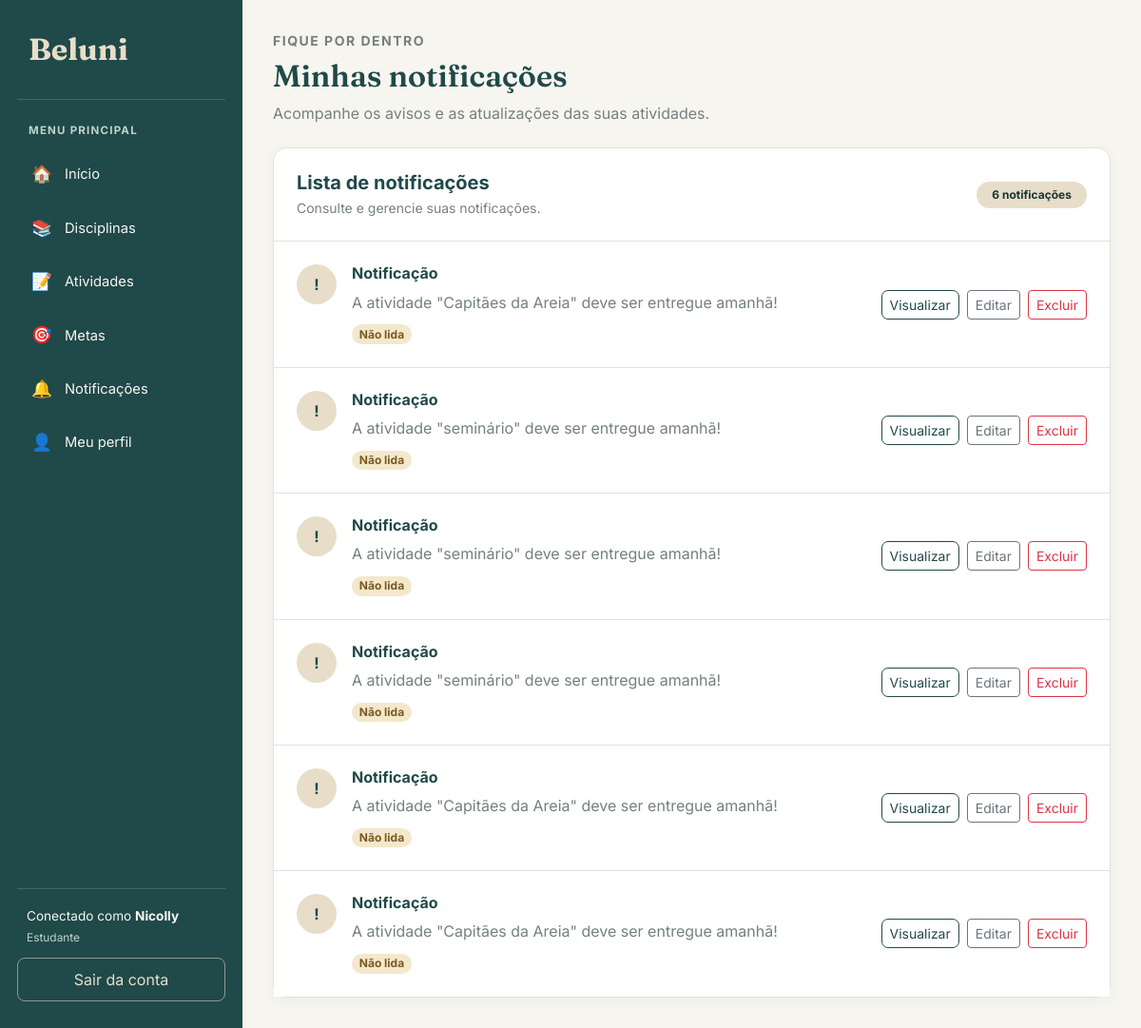
/notificacao/ (signed in), run on the app's committed database.
### notificacao/models.py (models this page shows, shortened)
class Notificacao(models.Model):
    mensagem = models.CharField(max_length=255)
    estudante = models.ForeignKey(
        Estudante,
        on_delete=models.CASCADE,
        related_name="notificacoes"
    )
    atividade = models.ForeignKey(
        Atividade,
        on_delete=models.CASCADE,
        related_name="notificacoes",
        null=True,
        blank=True
    )
    lida = models.BooleanField(default=False)

### notificacao/views.py (the view)
@login_required
@permission_required('notificacao.view_notificacao')
def listar_notificacoes(request):
    gerar_notificacoes_pendentes(request)
    notificacoes = Notificacao.objects.all()
    return render(
        request,
        'notificacao/listar.html',
        {'notificacoes': notificacoes}
    )

### notificacao/views.py (called while the page is built, shortened)
def gerar_notificacoes_pendentes(request):
    hoje = timezone.localdate()
    data_entrega = hoje + timedelta(days=1)
    atividades = Atividade.objects.filter(
        data=data_entrega,
        status__iexact='Pendente'
    )
    estudantes = Estudante.objects.all()

### notificacao/templates/notificacao/listar.html (shortened to what this page needs)
{% extends 'base.html' %}
{% block conteudo %}
<div class="d-flex flex-wrap justify-content-between align-items-center gap-3 mb-4">
    <div>
        <p class="text-uppercase small fw-bold mb-2"
           style="color: #758080; letter-spacing: 1.5px;">
            FIQUE POR DENTRO
        </p>
        <h1 class="titulo-pagina mb-2">Minhas notificações</h1>
        <p class="text-secondary mb-0">
            Acompanhe os avisos e as atualizações das suas atividades.
        </p>
    </div>
</div>
<div class="card">
    <div class="card-body p-0">
        <div class="d-flex flex-wrap justify-content-between align-items-center gap-2 p-4"
             style="border-bottom: 1px solid #E5E2D9;">
            <div>
                <h5 class="mb-1 fw-bold" style="color: #20494A;">
                    Lista de notificações
                </h5>
                <p class="text-secondary small mb-0">
                    Consulte e gerencie suas notificações.
                </p>
            </div>
            <span class="badge rounded-pill px-3 py-2"
                  style="background-color: #E8DDC8; color: #173839;">
                {{ notificacoes|length }}
                {% if notificacoes|length == 1 %}
                    notificação
                {% else %}
                    notificações
                {% endif %}
            </span>
        </div>
        {% if notificacoes %}
            <div class="list-group list-group-flush">
                {% for notificacao in notificacoes %}
                    <div class="list-group-item p-4">
                        <div class="d-flex flex-column flex-lg-row justify-content-between align-items-lg-center gap-3">
                            <div class="d-flex align-items-start gap-3 flex-grow-1">
                                <div class="rounded-circle d-flex align-items-center justify-content-center flex-shrink-0"
                                     style="width: 42px; height: 42px; background-color: #E8DDC8; color: #20494A;">
                                    <span class="fw-bold">
                                        {% if not notificacao.lida %}
                                            !
                                        {% else %}
                                            ✓
                                        {% endif %}
                                    </span>
                                </div>
                                <div class="flex-grow-1">
                                    <h6 class="fw-bold mb-2"
                                        style="color: #20494A;">
                                        {{ notificacao.titulo|default:"Notificação" }}
                                    </h6>
                                    <p class="text-secondary mb-2">
                                        {{ notificacao.mensagem|default:notificacao }}
                                    </p>
                                    {% if not notificacao.lida %}
                                        <span class="badge rounded-pill"
                                              style="background-color: #F4E8CC; color: #795A20;">
                                            Não lida
                                        </span>
                                    {% else %}
                                        <span class="badge rounded-pill"
                                              style="background-color: #DDECE5; color: #285B46;">
                                            Lida
                                        </span>
                                    {% endif %}
                                </div>
                            </div>
                            <div class="d-flex flex-wrap gap-2">
                                <a href="{% url 'notificacao:visualizar_notificacao' notificacao.pk %}"
                                   class="btn btn-sm btn-outline-primary">
                                    Visualizar
                                </a>
                                <a href="{% url 'notificacao:editar_notificacao' notificacao.pk %}"
                                   class="btn btn-sm btn-outline-secondary">
                                    Editar
                                </a>
                                <a href="{% url 'notificacao:excluir_notificacao' notificacao.pk %}"
                                   class="btn btn-sm btn-outline-danger">
                                    Excluir
                                </a>
                            </div>
                        </div>
                    </div>
                {% endfor %}
            </div>
        {% endif %}
    </div>
</div>
{% endblock %}

### templates/base.html (shortened to what this page needs)
{% load static %}
<!DOCTYPE html>
<html lang="pt-br">
<head>
    <link
        href="https://cdn.jsdelivr.net/npm/bootstrap@5.3.3/dist/css/bootstrap.min.css"
        rel="stylesheet"
    >
</head>
<body>
    <aside class="sidebar" id="sidebar">
        <a class="sidebar-brand" href="{% url 'inicio' %}">
            Beluni
        </a>
        <div class="sidebar-label">Menu principal</div>
        <ul class="sidebar-nav">
            <li>
                <a class="menu-link" href="{% url 'inicio' %}">
                    <span class="menu-icone">🏠</span>
                    Início
                </a>
            </li>
            <li>
                <a class="menu-link" href="{% url 'listar_disciplinas' %}">
                    <span class="menu-icone">📚</span>
                    Disciplinas
                </a>
            </li>
            <li>
                <a class="menu-link" href="{% url 'listar_atividades' %}">
                    <span class="menu-icone">📝</span>
                    Atividades
                </a>
            </li>
            <li>
                <a class="menu-link" href="{% url 'listar_metas' %}">
                    <span class="menu-icone">🎯</span>
                    Metas
                </a>
            </li>
            <li>
                <a class="menu-link" href="{% url 'notificacao:listar_notificacoes' %}">
                    <span class="menu-icone">🔔</span>
                    Notificações
                </a>
            </li>
            <li>
                <a class="menu-link" href="{% url 'meu_perfil' %}">
                    <span class="menu-icone">👤</span>
                    Meu perfil
                </a>
            </li>
        </ul>
        <div class="sidebar-rodape">
            {% if request.user.is_authenticated %}
            <div class="usuario-info">
                Conectado como
                <strong>{{ request.user.first_name|default:request.user.username }}</strong>
                {% if request.user.is_superuser %}
                    <small>Administrador</small>
                {% elif perms.estudante.view_estudante %}
                    <small>Administrador</small>
                {% else %}
                    <small>Estudante</small>
                {% endif %}
            </div>
            <a class="btn-sair" href="{% url 'logout_estudante' %}">
                Sair da conta
            </a>
            {% endif %}
        </div>
    </aside>
    <main class="main-content">
        <div class="conteudo">
            {% block conteudo %}
            {% endblock %}
        </div>
    </main>
</body>
</html>

### templates/base.html (style rules this page uses)
:root { --beluni-petroleo: #20494A; --beluni-petroleo-escuro: #173839; --beluni-petroleo-claro: #326564; --beluni-areia: #E8DDC8; --beluni-fundo: #F7F5EF; --beluni-branco: #FFFFFF; --beluni-texto: #293B3B; --beluni-secundario: #758080; --beluni-borda: #E5E2D9; }
* { box-sizing: border-box; }
body { margin: 0; background-color: var(--beluni-fundo); color: var(--beluni-texto); font-family: 'Inter', sans-serif; }
.sidebar { position: fixed; top: 0; left: 0; bottom: 0; width: 255px; background-color: var(--beluni-petroleo); color: var(--beluni-branco); display: flex; flex-direction: column; padding: 28px 18px; overflow-y: auto; z-index: 1030; }
.sidebar-brand { display: block; color: var(--beluni-areia); text-decoration: none; font-family: 'Fraunces', serif; font-size: 2rem; font-weight: 700; padding: 0 12px 28px; border-bottom: 1px solid rgba(255, 255, 255, 0.16); margin-bottom: 24px; }
.sidebar-label { color: #C1D2CC; font-size: 0.72rem; text-transform: uppercase; font-weight: 700; letter-spacing: 1.2px; padding: 0 12px; margin-bottom: 12px; }
.sidebar-nav { list-style: none; padding: 0; margin: 0; }
.sidebar-nav li { margin-bottom: 6px; }
.menu-link { display: flex; align-items: center; gap: 12px; color: #F7F5EF; text-decoration: none; padding: 12px 14px; border-radius: 9px; font-size: 0.92rem; transition: background-color 0.2s, color 0.2s; }
.menu-icone { width: 24px; text-align: center; font-size: 1.1rem; }
.sidebar-rodape { margin-top: auto; padding-top: 24px; }
.usuario-info { border-top: 1px solid rgba(255, 255, 255, 0.16); padding: 18px 10px 12px; color: #F7F5EF; font-size: 0.85rem; overflow-wrap: anywhere; }
.usuario-info small { display: block; color: #C1D2CC; margin-top: 4px; }
.btn-sair { display: block; text-align: center; text-decoration: none; color: var(--beluni-areia); border: 1px solid rgba(232, 221, 200, 0.55); border-radius: 8px; padding: 10px; transition: background-color 0.2s; }
.main-content { margin-left: 255px; min-height: 100vh; padding: 32px; }
.conteudo { width: 100%; max-width: 1600px; margin: 0 auto; }
.titulo-pagina { color: var(--beluni-petroleo); font-family: 'Fraunces', serif; font-size: 2rem; font-weight: 600; margin-bottom: 24px; }
.card { background-color: var(--beluni-branco); border: 1px solid var(--beluni-borda); border-radius: 14px; box-shadow: 0 4px 14px rgba(32, 73, 74, 0.05); }
.btn-outline-primary { color: var(--beluni-petroleo); border-color: var(--beluni-petroleo); border-radius: 7px; }
.text-secondary { color: var(--beluni-secundario) !important; }

### data on the page
Notificacao: titulo "Notificação", mensagem "A atividade \"Capitães da Areia\" deve ser entregue amanhã!", lida "Não lida"
Notificacao: titulo "Notificação", mensagem "A atividade \"seminário\" deve ser entregue amanhã!", lida "Não lida"
Notificacao: titulo "Notificação", mensagem "A atividade \"seminário\" deve ser entregue amanhã!", lida "Não lida"
Notificacao: titulo "Notificação", mensagem "A atividade \"seminário\" deve ser entregue amanhã!", lida "Não lida"
Notificacao: titulo "Notificação", mensagem "A atividade \"Capitães da Areia\" deve ser entregue amanhã!", lida "Não lida"
Notificacao: titulo "Notificação", mensagem "A atividade \"Capitães da Areia\" deve ser entregue amanhã!", lida "Não lida"

### other printed values
{{ request.user.first_name|default:request.user.username }} "Nicolly"
{{ notificacoes|length }} "6"
